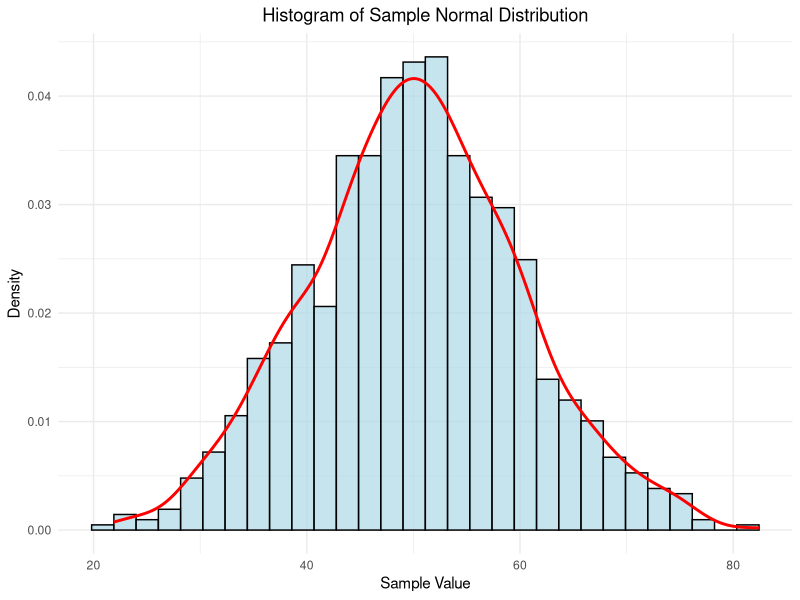

Here is the R script that generated this plot:
# A Normal Distribution is a continuous probability distribution that is symmetric and bell-shaped, used to model variables like height, weight, or test scores.

# Load necessary library
library(ggplot2)

# Set the seed for reproducibility
set.seed(123)

# Parameters for the normal distribution
mean <- 50   # Mean of the distribution
sd <- 10     # Standard deviation
n <- 1000    # Number of samples

# Generate a sample from a normal distribution
sample_data <- rnorm(n, mean = mean, sd = sd)

# Create a data frame for ggplot
data_frame <- data.frame(sample_data)

# Visualization: Histogram with density curve
ggplot(data_frame, aes(x = sample_data)) +
  geom_histogram(aes(y = ..density..), bins = 30, fill = "lightblue", color = "black", alpha = 0.7) +
  geom_density(color = "red", size = 1) +
  labs(title = "Histogram of Sample Normal Distribution",
       x = "Sample Value",
       y = "Density") +
  theme_minimal() +
  theme(plot.title = element_text(hjust = 0.5))

# Print summary statistics
cat("Summary Statistics:\n")
print(summary(sample_data))
cat("\nMean:", mean(sample_data), "\n")
cat("Standard Deviation:", sd(sample_data), "\n")
